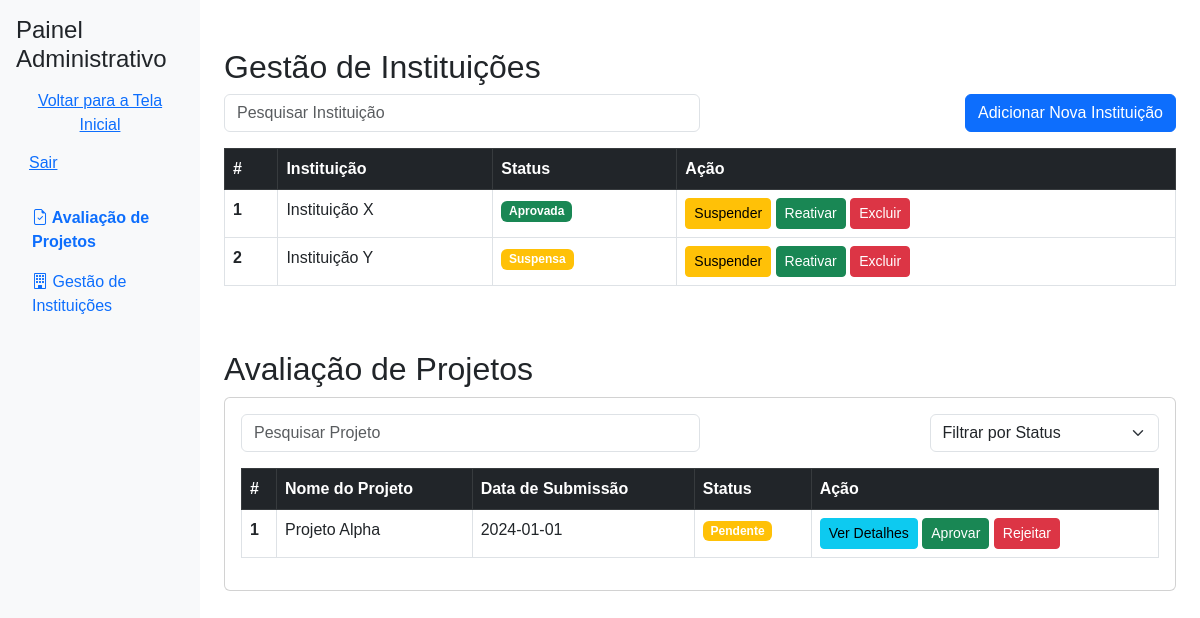
Before: /admin_panel (signed in) with the older database file.
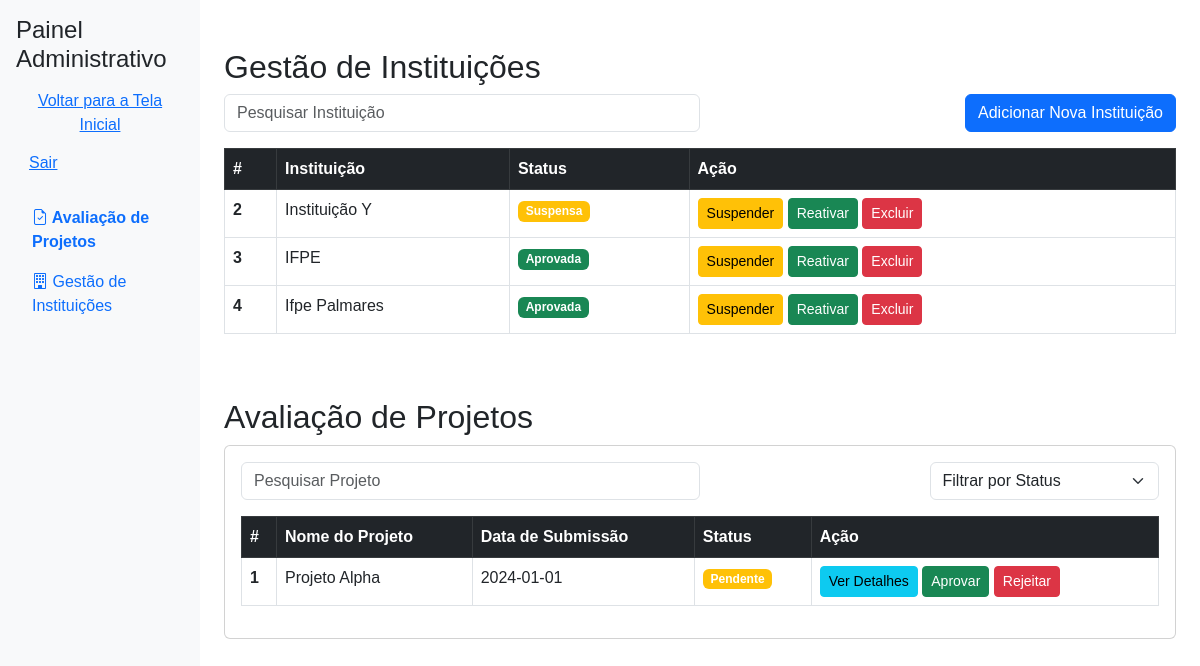
After: the same page with the newer database file.
### app.py (models this page shows)
class Instituicao(db.Model):
    id = db.Column(db.Integer, primary_key=True)
    nome = db.Column(db.String(150), nullable=False)
    status = db.Column(db.String(50), nullable=False)

### app.py (the view)
@app.route('/admin_panel')
def admin_panel():
    if 'user_id' not in session or session.get('tipo') != 'admin':
        flash("Acesso negado. Faça login como admin.", "danger")
        return redirect(url_for('login'))
    projetos = Projeto.query.all()
    instituicoes = Instituicao.query.all()
    return render_template('admin_panel.html', projetos=projetos, instituicoes=instituicoes)

### templates/admin_panel.html (shortened to what this page needs)
<!DOCTYPE html>
<html lang="pt-BR">
<head>
    <link href="https://cdn.jsdelivr.net/npm/bootstrap@5.3.0-alpha1/dist/css/bootstrap.min.css" rel="stylesheet">
    <link href="https://cdn.jsdelivr.net/npm/bootstrap-icons/font/bootstrap-icons.css" rel="stylesheet">
</head>
<body>
    <div class="d-flex flex-column flex-md-row">
        <nav class="col-md-3 col-lg-2 d-md-block bg-light sidebar p-3">
            <div class="position-sticky">
                <header>
                    <h2 class="h4">Painel Administrativo</h2>
                    <a href="/" class="btn btn-link">Voltar para a Tela Inicial</a>
                    <a href="/logout" class="btn btn-link">Sair</a>
                </header>
                <ul class="nav flex-column">
                    <li class="nav-item">
                        <a class="nav-link active" href="#avaliacao-conteudo">
                            <i class="bi bi-file-earmark-check"></i> Avaliação de Projetos
                        </a>
                    </li>
                    <li class="nav-item">
                        <a class="nav-link" href="#gestao-instituicoes">
                            <i class="bi bi-building"></i> Gestão de Instituições
                        </a>
                    </li>
                </ul>
            </div>
        </nav>
        <main class="col-md-9 ms-sm-auto col-lg-10 px-4">
            <section id="gestao-instituicoes" class="mt-5">
                <h2>Gestão de Instituições</h2>
                <div class="d-flex justify-content-between mb-3">
                    <input type="text" id="searchInstituicao" class="form-control w-50" placeholder="Pesquisar Instituição">
                    <a href="/adicionar_instituicao" class="btn btn-primary">Adicionar Nova Instituição</a>
                </div>
                <div class="table-responsive mt-3">
                    <table class="table table-bordered table-hover">
                        <thead class="table-dark">
                            <tr>
                                <th>#</th>
                                <th>Instituição</th>
                                <th>Status</th>
                                <th>Ação</th>
                            </tr>
                        </thead>
                        <tbody id="tabelaInstituicoes">
                            {% for instituicao in instituicoes %}
                            <tr>
                                <th>{{ instituicao.id }}</th>
                                <td>{{ instituicao.nome }}</td>
                                <td><span class="badge bg-{{ 'success' if instituicao.status == 'Aprovada' else 'warning' }}">{{ instituicao.status }}</span></td>
                                <td>
                                    <button class="btn btn-warning btn-sm" onclick="suspenderInstituicao({{ instituicao.id }})">Suspender</button>
                                    <button class="btn btn-success btn-sm" onclick="reativarInstituicao({{ instituicao.id }})">Reativar</button>
                                    <button class="btn btn-danger btn-sm" onclick="confirmarExclusao({{ instituicao.id }}, '{{ instituicao.nome }}')">Excluir</button>
                                </td>
                            </tr>
                            {% endfor %}
                        </tbody>
                    </table>
                </div>
            </section>
            <section id="avaliacao-conteudo" class="mt-5">
                <h2>Avaliação de Projetos</h2>
                <div class="card">
                    <div class="card-body">
                        <div class="d-flex justify-content-between">
                            <input type="text" id="searchProjeto" class="form-control w-50" placeholder="Pesquisar Projeto">
                            <select id="filterStatus" class="form-select w-25">
                                <option value="">Filtrar por Status</option>
                            </select>
                        </div>
                        <div class="table-responsive mt-3">
                            <table class="table table-bordered table-hover">
                                <thead class="table-dark">
                                    <tr>
                                        <th>#</th>
                                        <th>Nome do Projeto</th>
                                        <th>Data de Submissão</th>
                                        <th>Status</th>
                                        <th>Ação</th>
                                    </tr>
                                </thead>
                                <tbody id="tabelaProjetos">
                                    <tr>
                                        <th>1</th>
                                        <td>Projeto Alpha</td>
                                        <td>2024-01-01</td>
                                        <td><span class="badge bg-warning">Pendente</span></td>
                                        <td>
                                            <button class="btn btn-info btn-sm" onclick="abrirModalProjeto(1, 'Projeto Alpha', '2024-01-01', 'Pendente', 'Descrição detalhada do Projeto Alpha')">
                                                Ver Detalhes
                                            </button>
                                            <button class="btn btn-success btn-sm" onclick="aprovarProjeto(this, 1)">Aprovar</button>
                                            <button class="btn btn-danger btn-sm" onclick="rejeitarProjeto(this, 1)">Rejeitar</button>
                                        </td>
                                    </tr>
                                </tbody>
                            </table>
                        </div>
                    </div>
                </div>
            </section>
        </main>
    </div>
</body>
</html>

### templates/admin_panel.html (style rules this page uses)
body { font-family: Arial, sans-serif; }
.sidebar { height: 100vh; position: sticky; top: 0; }
.sidebar header { margin-bottom: 1rem; }
.sidebar .nav-link.active { font-weight: bold; color: #0d6efd; }

Changed rows visible on the page:
removed Instituicao: id "1", nome "Instituição X", status "Aprovada"
added Instituicao: id "3", nome "IFPE", status "Aprovada"
added Instituicao: id "4", nome "Ifpe Palmares", status "Aprovada"
